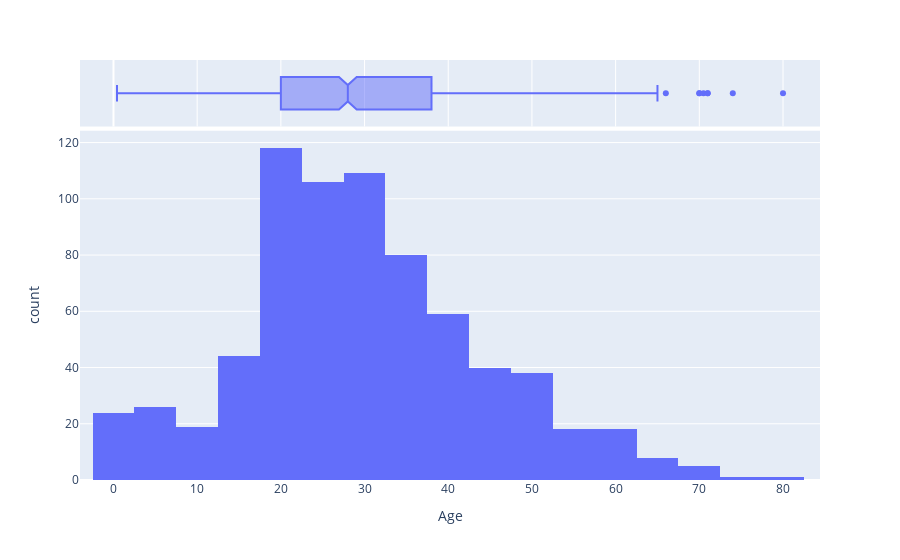

Notebook cell for this chart:
### Code cell
fig = px.histogram(df, x='Age', nbins=30, marginal='box')
fig.show()

### Figure 1 — Plotly figure (JSON) as saved in the notebook; plotly's stock layout.template omitted (floating-point values rounded to 4 significant figures; data arrays with more than 128 entries replaced by an {"elided": "..."} marker saying what was removed)
{"data": [{"alignmentgroup": "True", "bingroup": "x", "hovertemplate": "Age=%{x}<br>count=%{y}<extra></extra>", "legendgroup": "", "marker": {"color": "#636efa", "pattern": {"shape": ""}}, "name": "", "nbinsx": 30, "offsetgroup": "", "orientation": "v", "showlegend": false, "type": "histogram", "x": {"elided": "891 float values"}, "xaxis": "x", "yaxis": "y"}, {"alignmentgroup": "True", "hovertemplate": "Age=%{x}<extra></extra>", "legendgroup": "", "marker": {"color": "#636efa"}, "name": "", "notched": true, "offsetgroup": "", "showlegend": false, "type": "box", "x": {"elided": "891 float values"}, "xaxis": "x2", "yaxis": "y2"}], "layout": {"barmode": "relative", "legend": {"tracegroupgap": 0}, "margin": {"t": 60}, "xaxis": {"anchor": "y", "domain": [0, 1], "title": {"text": "Age"}}, "xaxis2": {"anchor": "y2", "domain": [0, 1], "matches": "x", "showgrid": true, "showticklabels": false}, "yaxis": {"anchor": "x", "domain": [0, 0.8316], "title": {"text": "count"}}, "yaxis2": {"anchor": "x2", "domain": [0.8416, 1], "matches": "y2", "showgrid": false, "showline": false, "showticklabels": false, "ticks": ""}}}
